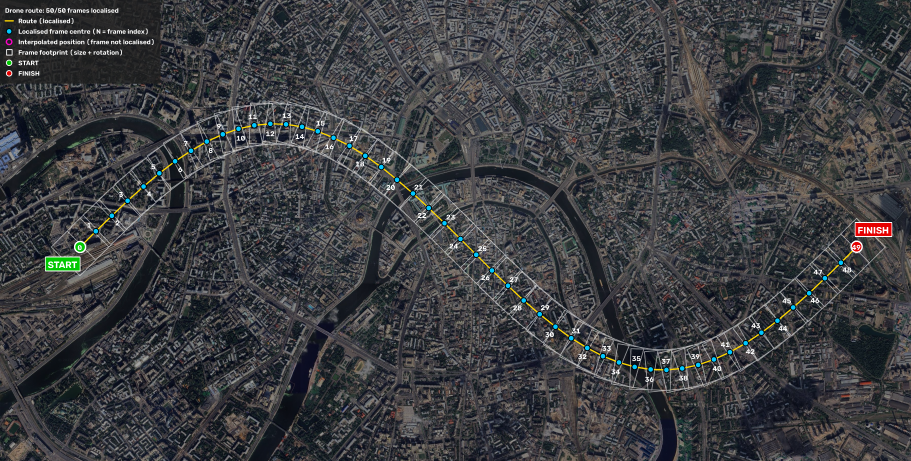
#> input picture drone-navigation/docs/route.png, 1822 x 922 px (shown at 1/2 size)
$ python main.py --map docs/route.png --frames docs
#> lines starting #> are read from the running program, lines starting #| are printed output that depends on the picture
### drone-navigation/drone_nav/io_utils.py
"""Reading the map and listing drone frames in the correct order."""

from __future__ import annotations

import re
from pathlib import Path

import cv2
import numpy as np

_NUMBER_RE = re.compile(r"\d+")


def read_image(path: str | Path) -> np.ndarray:
    """Read a colour image (BGR). Raises FileNotFoundError / ValueError with a clear message."""
    path = Path(path)
    if not path.is_file():
        raise FileNotFoundError(f"Image not found: {path}")
    # imdecode + fromfile instead of imread: works with non-ASCII paths on Windows.
    data = np.fromfile(str(path), dtype=np.uint8)
    image = cv2.imdecode(data, cv2.IMREAD_COLOR)
    if image is None:
        raise ValueError(f"Cannot decode image: {path}")
    return image


def frame_sort_key(path: Path) -> tuple[int, int, str]:
    """Sort key using the last number in the file name (crop_2 before crop_10).

    Files without a number go after numbered ones, in alphabetical order.
    """
    numbers = _NUMBER_RE.findall(path.stem)
    if numbers:
        return (0, int(numbers[-1]), path.name)
    return (1, 0, path.name)


def list_frames(frames_dir: str | Path, extensions: tuple[str, ...]) -> list[Path]:
    """Return image files in ``frames_dir`` sorted numerically by the number in their name."""
    frames_dir = Path(frames_dir)
    if not frames_dir.is_dir():
        raise FileNotFoundError(f"Frames directory not found: {frames_dir}")
    exts = {e.lower() for e in extensions}
    frames = [p for p in frames_dir.iterdir() if p.is_file() and p.suffix.lower() in exts]
    if not frames:
        raise FileNotFoundError(
            f"No frame images ({', '.join(sorted(exts))}) found in: {frames_dir}"
        )
    return sorted(frames, key=frame_sort_key)

### drone-navigation/drone_nav/localizer.py
"""Localising a single drone frame on the satellite map."""

from __future__ import annotations

import math
from dataclasses import dataclass, field

import cv2
import numpy as np

from .config import Config
from . import features as ft


@dataclass
class FramePose:
    """Result of localising one frame. All coordinates are in original-map pixels."""

    index: int
    success: bool
    center: np.ndarray = field(default_factory=lambda: np.full(2, np.nan))
    corners: np.ndarray = field(default_factory=lambda: np.full((4, 2), np.nan))
    angle_deg: float = float("nan")
    scale: float = float("nan")
    n_matches: int = 0
    n_inliers: int = 0
    matrix: np.ndarray | None = None  # 2x3, original frame px -> original map px
    reason: str = ""  # why localisation failed; empty on success


def similarity_params(matrix: np.ndarray) -> tuple[float, float]:
    """Extract (rotation angle in degrees, uniform scale) from a 2x3 similarity matrix.

    The angle is the rotation of the frame's axes in map image coordinates (y down),
    so a frame whose "up" points to the map's right has angle ~ +90.
    """
    a, b = float(matrix[0, 0]), float(matrix[1, 0])
    return math.degrees(math.atan2(b, a)), math.hypot(a, b)


def transform_points(matrix: np.ndarray, points: np.ndarray) -> np.ndarray:
    """Apply a 2x3 affine matrix to an (N, 2) array of points."""
    points = np.asarray(points, dtype=np.float64).reshape(-1, 2)
    return points @ matrix[:, :2].T + matrix[:, 2]


def frame_geometry(width: int, height: int) -> tuple[np.ndarray, np.ndarray]:
    """Centre and corners (clockwise from top-left) of a frame in its own pixel coordinates."""
    center = np.array([width / 2.0, height / 2.0])
    corners = np.array([[0, 0], [width, 0], [width, height], [0, height]], dtype=np.float64)
    return center, corners


class MapLocalizer:
    """Computes map features once and localises any number of frames against them."""

    def __init__(self, map_image: np.ndarray, config: Config) -> None:
        self.config = config
        self.map_shape = map_image.shape[:2]
        # Full resolution, unlimited keypoints: capping them leaves map regions featureless.
        map_sift = ft.create_sift(config.map_nfeatures)
        self.map_points, map_desc = ft.detect_and_compute(map_sift, ft.to_gray(map_image))
        if map_desc is None or len(self.map_points) < config.knn_k:
            raise ValueError("Not enough SIFT features found on the map.")
        self.matcher = ft.build_flann_matcher(
            map_desc, config.flann_algorithm_kdtree, config.flann_trees, config.flann_checks
        )
        self.frame_sift = ft.create_sift(config.frame_nfeatures)

    @property
    def n_map_features(self) -> int:
        """Number of SIFT keypoints detected on the map."""
        return len(self.map_points)

    def localize(self, frame: np.ndarray, index: int = 0) -> FramePose:
        """Find where ``frame`` lies on the map. Never raises on bad frames: returns success=False."""
        cfg = self.config
        height, width = frame.shape[:2]

        small = ft.resize(ft.to_gray(frame), cfg.frame_scale)
        frame_points, frame_desc = ft.detect_and_compute(self.frame_sift, small)
        if frame_desc is None or len(frame_points) < cfg.knn_k:
            return FramePose(index, False, reason="no features in frame")

        knn = self.matcher.knnMatch(frame_desc, k=cfg.knn_k)
        good = ft.ratio_test(knn, cfg.ratio_test)
        n_matches = len(good)
        if n_matches < cfg.min_inliers:
            return FramePose(index, False, n_matches=n_matches, reason="too few matches")

        # Back to original-frame pixels so the matrix maps the original frame to the map.
        src = frame_points[[m.queryIdx for m in good]] / cfg.frame_scale
        dst = self.map_points[[m.trainIdx for m in good]]

        # Similarity (shift + rotation + uniform scale): the data has no perspective, and
        # a homography only adds unstable degrees of freedom (see README, "Approach").
        matrix, inlier_mask = cv2.estimateAffinePartial2D(
            src,
            dst,
            method=cv2.RANSAC,
            ransacReprojThreshold=cfg.ransac_reproj_threshold,
            maxIters=cfg.ransac_max_iters,
            confidence=cfg.ransac_confidence,
            refineIters=cfg.ransac_refine_iters,
        )
        if matrix is None:
            return FramePose(index, False, n_matches=n_matches, reason="RANSAC failed")

        n_inliers = int(inlier_mask.sum())
        angle, scale = similarity_params(matrix)
        center, corners = frame_geometry(width, height)
        pose = FramePose(
            index=index,
            success=True,
            center=transform_points(matrix, center)[0],
            corners=transform_points(matrix, corners),
            angle_deg=angle,
            scale=scale,
            n_matches=n_matches,
            n_inliers=n_inliers,
            matrix=matrix,
        )

        if n_inliers < cfg.min_inliers:
            pose.success, pose.reason = False, f"only {n_inliers} inliers"
        elif cfg.expected_scale is not None and (
            abs(scale / cfg.expected_scale - 1.0) > cfg.scale_tolerance
        ):
            pose.success, pose.reason = False, f"implausible scale {scale:.3f}"
        return pose

### drone-navigation/drone_nav/features.py
"""SIFT feature extraction and FLANN matching helpers."""

from __future__ import annotations

from typing import Sequence

import cv2
import numpy as np


def to_gray(image: np.ndarray) -> np.ndarray:
    """Convert a BGR (or already grayscale) image to single-channel uint8."""
    if image.ndim == 2:
        return image
    return cv2.cvtColor(image, cv2.COLOR_BGR2GRAY)


def resize(image: np.ndarray, scale: float) -> np.ndarray:
    """Resize by a uniform factor; INTER_AREA avoids aliasing when shrinking."""
    if scale == 1.0:
        return image
    interpolation = cv2.INTER_AREA if scale < 1.0 else cv2.INTER_LINEAR
    return cv2.resize(image, None, fx=scale, fy=scale, interpolation=interpolation)


def create_sift(nfeatures: int) -> cv2.SIFT:
    """Create a SIFT detector; ``nfeatures=0`` keeps all keypoints."""
    return cv2.SIFT_create(nfeatures=nfeatures)


def detect_and_compute(
    sift: cv2.SIFT, gray: np.ndarray
) -> tuple[np.ndarray, np.ndarray | None]:
    """Detect keypoints and compute descriptors.

    Returns keypoint coordinates as an (N, 2) float32 array (cheaper to keep than
    cv2.KeyPoint objects for 150k map points) and float32 descriptors or None.
    """
    keypoints, descriptors = sift.detectAndCompute(gray, None)
    points = np.array([kp.pt for kp in keypoints], dtype=np.float32).reshape(-1, 2)
    if descriptors is not None:
        descriptors = descriptors.astype(np.float32, copy=False)
    return points, descriptors


def build_flann_matcher(
    train_descriptors: np.ndarray, algorithm: int, trees: int, checks: int
) -> cv2.FlannBasedMatcher:
    """Build a FLANN KD-tree index over the (map) descriptors once, for reuse across frames."""
    matcher = cv2.FlannBasedMatcher(
        dict(algorithm=algorithm, trees=trees), dict(checks=checks)
    )
    matcher.add([train_descriptors])
    matcher.train()
    return matcher


def ratio_test(
    knn_matches: Sequence[Sequence[cv2.DMatch]], ratio: float
) -> list[cv2.DMatch]:
    """Lowe's ratio test: keep a match only if it is clearly better than the runner-up."""
    good = []
    for candidates in knn_matches:
        if len(candidates) < 2:
            continue
        best, second = candidates[0], candidates[1]
        if best.distance < ratio * second.distance:
            good.append(best)
    return good

### drone-navigation/drone_nav/trajectory.py
"""Turning per-frame poses into a continuous trajectory."""

from __future__ import annotations

from typing import Sequence

import numpy as np
from scipy.signal import savgol_filter

from .localizer import FramePose


def centers_array(poses: Sequence[FramePose]) -> np.ndarray:
    """(N, 2) array of frame centres; rows of failed frames are NaN."""
    out = np.full((len(poses), 2), np.nan)
    for i, pose in enumerate(poses):
        if pose.success:
            out[i] = pose.center
    return out


def interpolate_missing(points: np.ndarray) -> tuple[np.ndarray, np.ndarray]:
    """Fill NaN rows by linear interpolation over the frame index.

    Gaps at the ends are filled with the nearest known position (no extrapolation,
    which could fly off the map). Returns (filled points, boolean mask of filled rows).
    """
    points = np.asarray(points, dtype=np.float64)
    missing = np.isnan(points).any(axis=1)
    if missing.all():
        raise ValueError("No frame was localised; cannot build a trajectory.")
    filled = points.copy()
    if missing.any():
        idx = np.arange(len(points))
        known = ~missing
        for axis in range(points.shape[1]):
            filled[missing, axis] = np.interp(idx[missing], idx[known], points[known, axis])
    return filled, missing


# [12 lines left out: function smooth_trajectory, not called in this run]

### drone-navigation/main.py
"""Reconstruct a drone route from aerial frames and a satellite map.

Example:
    python main.py --map data/global_map.png --frames data/crops --out outputs
"""

from __future__ import annotations

import argparse
import csv
import sys
import time
from dataclasses import replace
from pathlib import Path

import cv2
import numpy as np
from tqdm import tqdm

from drone_nav.config import Config
from drone_nav.io_utils import list_frames, read_image
from drone_nav.localizer import FramePose, MapLocalizer
from drone_nav.trajectory import centers_array, interpolate_missing, smooth_trajectory
from drone_nav.visualize import draw_route, write_flyover_video


def parse_args(argv: list[str] | None = None) -> argparse.Namespace:
    """Command-line interface."""
    p = argparse.ArgumentParser(description=__doc__, formatter_class=argparse.RawDescriptionHelpFormatter)
    p.add_argument("--map", required=True, type=Path, help="Path to the satellite map image.")
    p.add_argument("--frames", required=True, type=Path, help="Directory with drone frames (crop_N.png).")
    p.add_argument("--out", default=Path("outputs"), type=Path, help="Output directory (default: outputs).")
    p.add_argument("--video", action="store_true", help="Also render a fly-over video.")
    p.add_argument("--no-show", action="store_true", help="Do not open a window with the route at the end.")
    p.add_argument("--no-smooth", action="store_true", help="Disable Savitzky-Golay smoothing.")
    return p.parse_args(argv)


def show_route(route: np.ndarray, max_w: int = 1500, max_h: int = 850) -> None:
    """Show the route image in a window (scaled to fit the screen); any key closes it."""
    scale = min(max_w / route.shape[1], max_h / route.shape[0], 1.0)
    view = cv2.resize(route, None, fx=scale, fy=scale, interpolation=cv2.INTER_AREA)
    try:
        cv2.imshow("Drone route (press any key to close)", view)
        cv2.waitKey(0)
        cv2.destroyAllWindows()
    except cv2.error:  # no display (server / CI): the file is still saved
        print("No display available, route window skipped.")


def write_csv(
    path: Path,
    frames: list[Path],
    poses: list[FramePose],
    track: np.ndarray,
    raw: np.ndarray,
    interpolated: np.ndarray,
) -> None:
    """One row per frame. x, y = final (interpolated/smoothed) track; x_raw, y_raw = measured centre."""
    with path.open("w", newline="") as f:
        w = csv.writer(f)
        w.writerow(["index", "x", "y", "angle_deg", "scale", "n_matches", "n_inliers", "status",
                    "frame", "x_raw", "y_raw"])
        for i, pose in enumerate(poses):
            w.writerow([
                i, f"{track[i, 0]:.2f}", f"{track[i, 1]:.2f}",
                f"{pose.angle_deg:.2f}", f"{pose.scale:.4f}", pose.n_matches, pose.n_inliers,
                "interpolated" if interpolated[i] else "ok",
                frames[i].name, f"{raw[i, 0]:.2f}", f"{raw[i, 1]:.2f}",
            ])


def main(argv: list[str] | None = None) -> int:
    """Run the full pipeline; returns a process exit code."""
    args = parse_args(argv)
    cfg = Config()
    if args.no_smooth:
        cfg = replace(cfg, smooth=False)

    t_start = time.perf_counter()
    try:
        map_image = read_image(args.map)
#> in read_image, image is the input picture: shape (922, 1822, 3); mean B, G, R 65.1, 62, 60.7
        frames = list_frames(args.frames, cfg.frame_extensions)
    except (FileNotFoundError, ValueError) as e:
        print(f"Error: {e}", file=sys.stderr)
        return 1
    args.out.mkdir(parents=True, exist_ok=True)
    print(f"Map {map_image.shape[1]}x{map_image.shape[0]}, {len(frames)} frames")
#| Map 1822x922, 1 frames

    t0 = time.perf_counter()
    localizer = MapLocalizer(map_image, cfg)
#> in detect_and_compute, `keypoints, descriptors = sift.detectAndCompute(gray, None)`: keypoints = 38259 keypoints; strongest (x, y, size): (1634, 602, 2), (1277, 719, 1.8), (137, 43, 1.8), (1303, 760, 1.9)
#> in detect_and_compute, `points = np.array([kp.pt for kp in keypoints], dtype=np.float32).resha..`: points = 38259 pairs, first value 2.42 to 1819.2, second value 2.41 to 919.1
#> in __init__, `self.map_points, map_desc = ft.detect_and_compute(map_sift, ft.to_gray..`: self.map_points has the same summary as points in detect_and_compute
    t_map = time.perf_counter() - t0
    print(f"Map features: {localizer.n_map_features} ({t_map:.1f} s)")
#| Map features: 38259 (5.0 s)

    t0 = time.perf_counter()
    poses: list[FramePose] = []
    for i, path in enumerate(tqdm(frames, desc="Localising", unit="frame")):
        try:
            pose = localizer.localize(read_image(path), i)
#> in resize, `interpolation = cv2.INTER_AREA if scale < 1.0 else cv2.INTER_LINEAR`: interpolation = 3
#> in resize, `return cv2.resize(image, None, fx=scale, fy=scale, interpolation=inter..`:
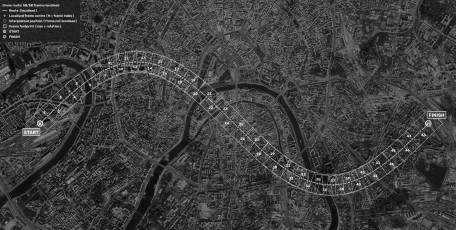
#> returned value: shape (230, 456); min 8, max 239, mean 62
#> in detect_and_compute (call 2), `keypoints, descriptors = sift.detectAndCompute(gray, None)`: keypoints = 1228 keypoints; strongest (x, y, size): (77, 83, 1.8), (393, 150, 2.4), (375, 176, 2.6), (44, 112, 1.8)
#> in localize, `frame_points, frame_desc = ft.detect_and_compute(self.frame_sift, small)`: frame_points = 1228 pairs, first value 3.99 to 452.8, second value 2.63 to 227.2
#> in localize, `knn = self.matcher.knnMatch(frame_desc, k=cfg.knn_k)`: knn = 1228 matches
#> after the loop in ratio_test, `for candidates in knn_matches:`: good = 787 matches
#> in localize, `n_matches = len(good)`: n_matches = 787
#> in localize, `src = frame_points[[m.queryIdx for m in good]] / cfg.frame_scale`: src = 787 pairs, first value 15.95 to 1810.1, second value 10.54 to 908.6
#> in localize, `dst = self.map_points[[m.trainIdx for m in good]]`: dst = 787 pairs, first value 14.96 to 1809.1, second value 9.89 to 909.3
#> in localize, `matrix, inlier_mask = cv2.estimateAffinePartial2D( src, dst, method=cv..`: matrix = [[1, -1.93e-05, 0.743], [1.93e-05, 1, 0.701]]; inlier_mask = 787 values, max 1 at index 0, min 0 at index 55, mean 0.995
#> in localize, `n_inliers = int(inlier_mask.sum())`: n_inliers = 783
#> in similarity_params, `a, b = float(matrix[0, 0]), float(matrix[1, 0])`: a = 1; b = 1.93e-05
#> in localize, `angle, scale = similarity_params(matrix)`: angle = 0.00111; scale = 1
#> in localize, `pose.success, pose.reason = False, f"implausible scale {scale:.3f}"`: pose.success = False; pose.reason = 'implausible scale 1.000'
        except ValueError as e:  # undecodable file: mark as failed, keep going
            pose = FramePose(i, False, reason=str(e))
        if not pose.success:
            tqdm.write(f"  frame {i} ({path.name}) not localised: {pose.reason}")
#|   frame 0 (route.png) not localised: implausible scale 1.000
        poses.append(pose)
    t_loc = time.perf_counter() - t0

    raw = centers_array(poses)
#> in centers_array, `out = np.full((len(poses), 2), np.nan)`: out = [[nan, nan]]
#> the loop in centers_array, `for i, pose in enumerate(poses):` made 1 pass
#> raw = [[nan, nan]]
    try:
        track, interpolated = interpolate_missing(raw)
#> in interpolate_missing, `missing = np.isnan(points).any(axis=1)`: missing = [True]
    except ValueError as e:
        print(f"Error: {e}", file=sys.stderr)
        return 2
    if cfg.smooth:
        track = smooth_trajectory(track, cfg.savgol_window, cfg.savgol_polyorder)

    write_csv(args.out / cfg.trajectory_filename, frames, poses, track, raw, interpolated)
    route = draw_route(map_image, poses, track, interpolated, cfg)
    cv2.imwrite(str(args.out / cfg.route_filename), route)

    if args.video:
        write_flyover_video(map_image, poses, track, interpolated,
                            lambda i: read_image(frames[i]), args.out / cfg.video_filename, cfg)

    n_ok = sum(p.success for p in poses)
    inliers = [p.n_inliers for p in poses if p.success]
    print(f"\nLocalised {n_ok}/{len(poses)} frames"
          + (f" (inliers min {min(inliers)}, median {int(np.median(inliers))})" if inliers else ""))
    if n_ok < len(poses):
        print(f"Interpolated: {[p.index for p in poses if not p.success]}")
    print(f"Smoothing: {'on' if cfg.smooth else 'off'}")
    print(f"Time: map features {t_map:.1f} s, localisation {t_loc:.1f} s "
          f"({t_loc / len(poses) * 1000:.0f} ms/frame), total {time.perf_counter() - t_start:.1f} s")
    print(f"Results in: {args.out}")
    if not args.no_show:
        show_route(route)
    return 0


if __name__ == "__main__":
#> (the run stopped early here; a loop or call above may not have finished)
